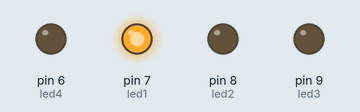
Simulated run of this sketch. Board: Arduino Uno, built with avr-gcc and run on an emulated ATmega328P. Parts: output pins drawn as LEDs (lit = HIGH).

Above: at 2.5 s.
At 7.5 s:
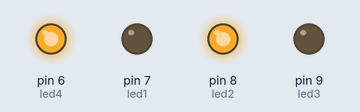
At 12.5 s:
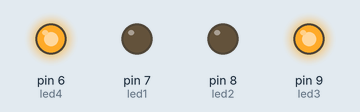
Timing chart, 0 to 19.5 s (numbered marks = the images above):
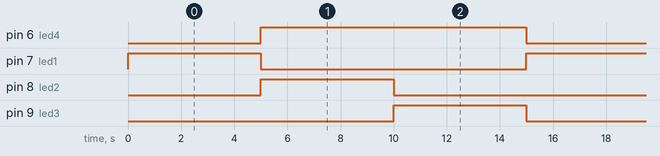

Measured:
- by itself, pin 6 (led4): alternates HIGH for 10.0 s and LOW for 5.0 s
- by itself, pin 7 (led1), pin 8 (led2), pin 9 (led3): alternates HIGH for 5.0 s and LOW for 10.0 s
- by itself, everything shown: repeats every 15.0 s, in 4 steps

The sketch:

led_code.ino
```cpp
//YouTube|Tech at Home

int led1=7;
int led2=8;
int led3=9;
int led4=6;

void setup()
{

 pinMode(7,OUTPUT);
 pinMode(8,OUTPUT);
 pinMode(9,OUTPUT);
 pinMode(6,OUTPUT);
}

void loop()
{
  digitalWrite(led1,HIGH);
  delay(5000);
  digitalWrite(led1,LOW);
  delay(000);
  digitalWrite(led2,HIGH);
  delay(000);

    digitalWrite(led4,HIGH);
  delay(5000);
  digitalWrite(led2,LOW);
  delay(000);
 digitalWrite(led3,HIGH);
  delay(5000);
  digitalWrite(led3,LOW);
  delay(000);
  digitalWrite(led4,LOW);
  delay(000);
 }
```
